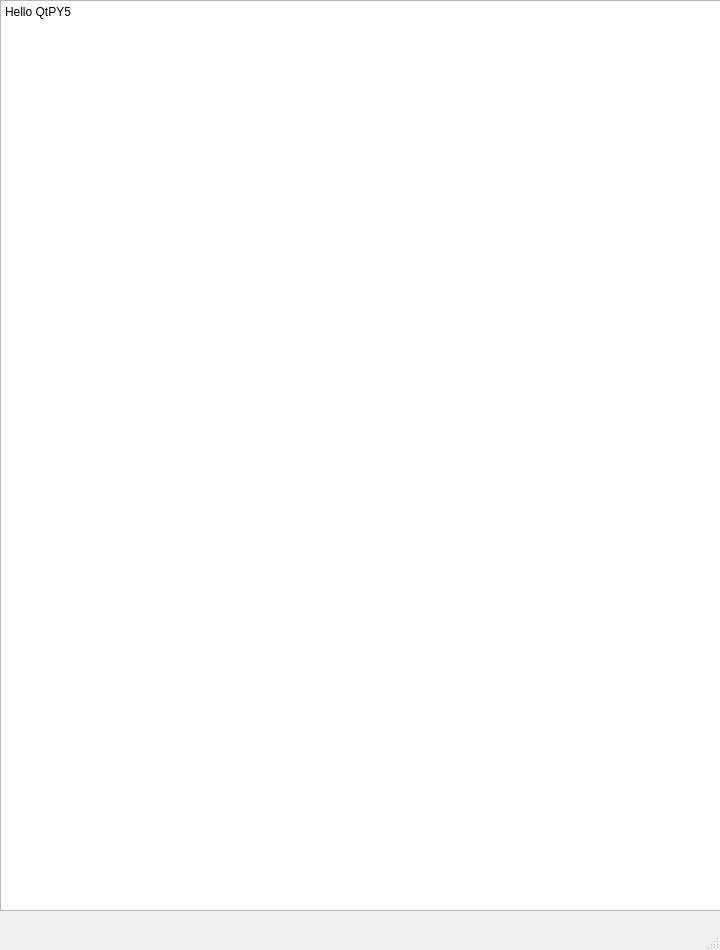
<?xml version="1.0" encoding="UTF-8"?>
<ui version="4.0">
 <class>MainWindow</class>
 <widget class="QMainWindow" name="MainWindow">
  <property name="geometry">
   <rect>
    <x>0</x>
    <y>0</y>
    <width>720</width>
    <height>950</height>
   </rect>
  </property>
  <property name="windowTitle">
   <string>MainWindow</string>
  </property>
  <widget class="QWidget" name="centralwidget">
   <widget class="QPlainTextEdit" name="plainTextEdit">
    <property name="geometry">
     <rect>
      <x>0</x>
      <y>0</y>
      <width>721</width>
      <height>911</height>
     </rect>
    </property>
    <property name="plainText">
     <string>Hello QtPY5</string>
    </property>
   </widget>
  </widget>
  <widget class="QMenuBar" name="menubar">
   <property name="geometry">
    <rect>
     <x>0</x>
     <y>0</y>
     <width>720</width>
     <height>21</height>
    </rect>
   </property>
  </widget>
  <widget class="QStatusBar" name="statusbar"/>
 </widget>
 <resources/>
 <connections/>
</ui>
